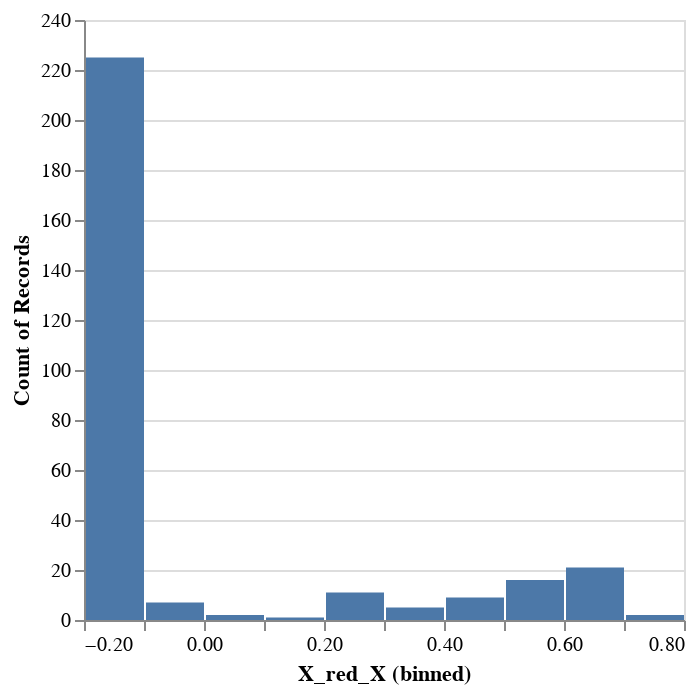

The code cell stored with this chart in its notebook:
### Code cell
##Show the distribution of one of the components (X_red_X) in the PCA dataset
##Using binning to bucket the values into their respective cohorts
####DOUBLE CHECK THIS RATIONALE
##This helps show the utility of the feature. A more distributed feature is more diverse
##a more conentrated feature is less representative of the whole dataset
alt.Chart(PCA_components).mark_bar().encode(
    alt.X("X_red_X", bin=True),
    y='count()',
).interactive()
#alt.Bin(extent=[0,1], step=0.05)
#sns.displot(TSNE_components, x="risk_rating")
#plt.show()

### Figure 1 — Vega-Lite specification as saved in the notebook (floating-point values rounded to 4 significant figures; data arrays with more than 128 entries replaced by an {"elided": "..."} marker saying what was removed)
{"config": {"view": {"continuousWidth": 300, "continuousHeight": 300}}, "data": {"name": "data-d87443b2f2b16c1f409aeab24e55b895"}, "mark": {"type": "bar"}, "encoding": {"x": {"bin": true, "field": "X_red_X", "type": "quantitative"}, "y": {"aggregate": "count", "type": "quantitative"}}, "params": [{"name": "param_4", "select": {"type": "interval", "encodings": ["x", "y"]}, "bind": "scales"}], "$schema": "https://vega.github.io/schema/vega-lite/v5.15.1.json", "datasets": {"data-d87443b2f2b16c1f409aeab24e55b895": {"elided": "299 records"}}}
